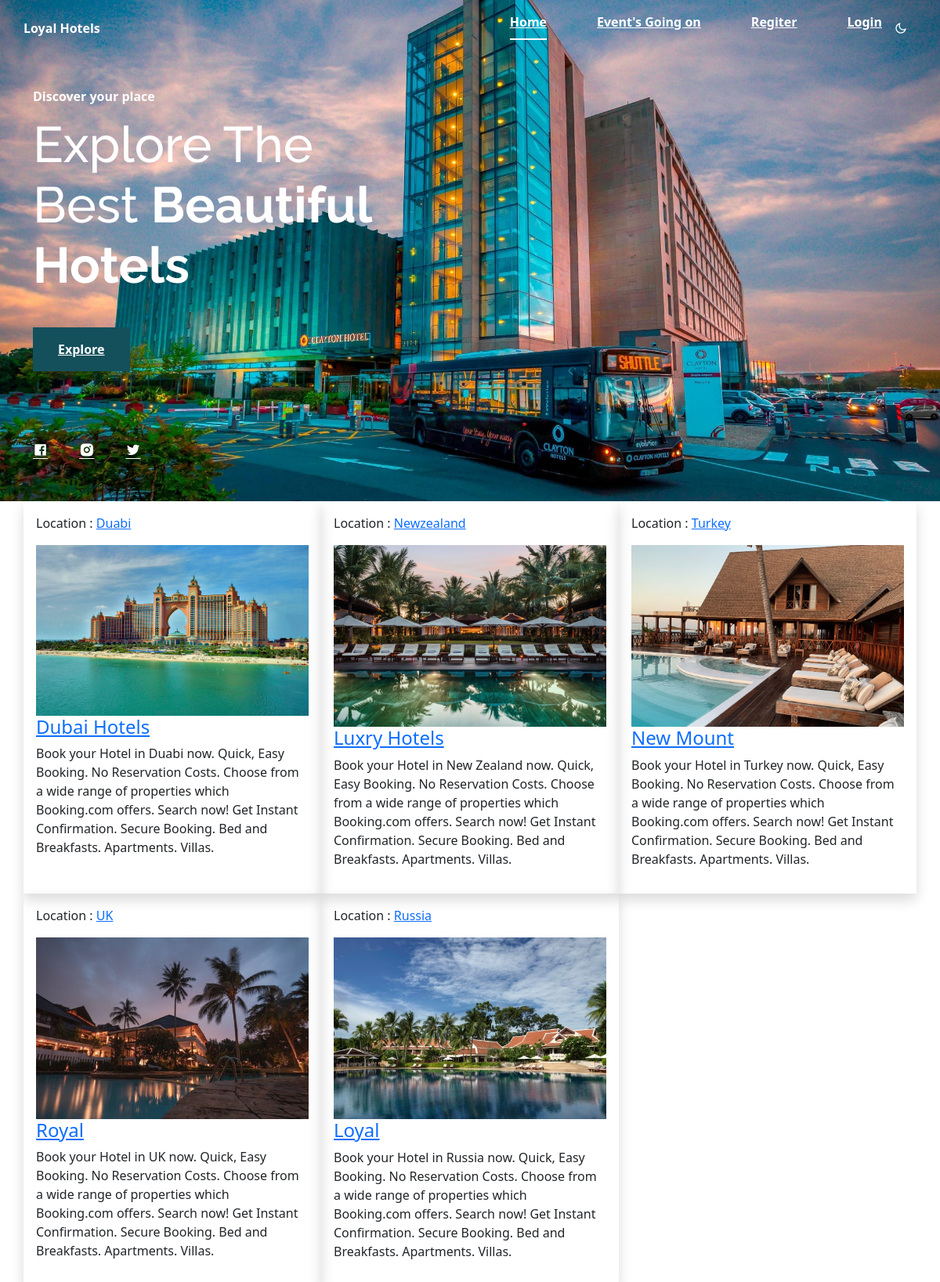
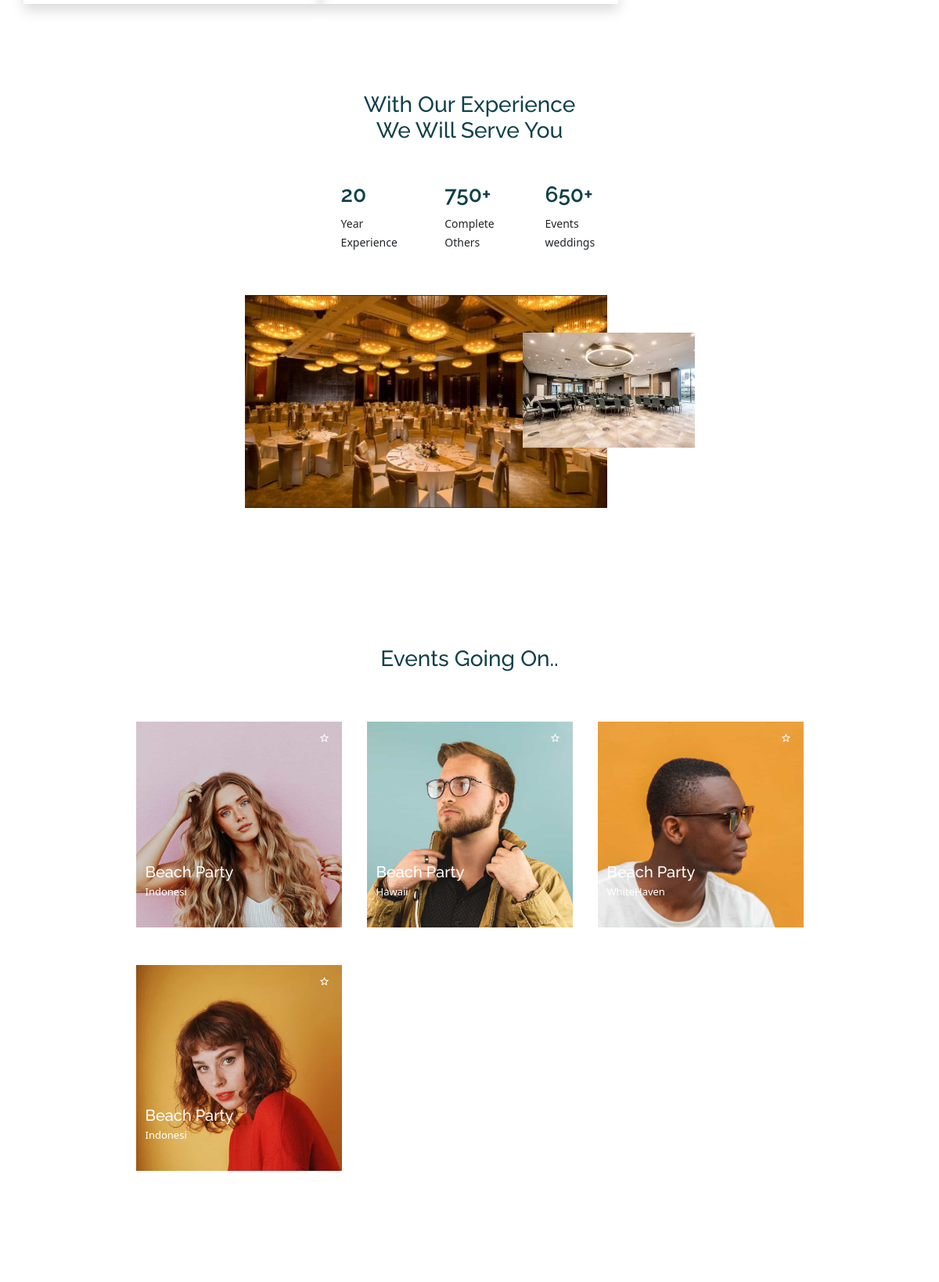
The page / (upper part) on the database its author committed (2 pictures, top to bottom).
### src/models.py (models this page shows, shortened)
class hotels(models.Model):
    name = models.CharField(max_length=100)
    location = models.CharField(max_length=100)
    price = models.PositiveIntegerField(default=0)
    description = models.TextField()
    image1 = models.ImageField(upload_to='images/')

class events_going(models.Model):
    event_name = models.CharField(max_length=100)
    event_location = models.CharField(max_length=100)
    event_image = models.ImageField(upload_to='event_images')

### src/views.py (the view)
# urls.py: path('', home, name='home'),
def home(request):
    hots=hotels.objects.all().order_by("-id")
    events=events_going.objects.all()
    context={
        'hotels':hots,
        'events':events
    }
    return render(request, 'home.html' , context)

### src/templates/home.html (shortened to what this page needs)
{% extends 'base.html' %}
{% block content %}
{% load static %}
   <section class="home" id="home">
    <img src="{% static 'assets/img/cy.jpg' %}" alt="" class="home__img">
    <div class="home__container container grid">
        <div class="home__data">
            <span class="home__data-subtitle">Discover your place</span>
            <h1 class="home__data-title">Explore The <br> Best <b>Beautiful <br> Hotels</b></h1>
            <a href="#explore" class="button">Explore</a>
        </div>
        <div class="home__social">
            <a href="https://www.facebook.com/" target="_blank" class="home__social-link">
                <i class="ri-facebook-box-fill"></i>
            </a>
            <a href="https://www.instagram.com/" target="_blank" class="home__social-link">
                <i class="ri-instagram-fill"></i>
            </a>
            <a href="https://twitter.com/" target="_blank" class="home__social-link">
                <i class="ri-twitter-fill"></i>
            </a>
        </div>
    </div>
</section>
<link href="https://cdn.jsdelivr.net/npm/bootstrap@5.1.3/dist/css/bootstrap.min.css" rel="stylesheet">
<section id="explore">
<div class="container">
    <div class="row">
        {% for hotel in hotels %}
        <div class="col-xl-4 col-lg-4 col-md-6 col-sm-6 shadow p-3">
          <div class="card-style-1 mb-30">
            <div class="card-meta">
              <div class="text">
                <p class="text-sm text-medium">
                  Location : <a href="#0">{{hotel.location}}</a>
                </p>
              </div>
            </div>
            <div class="card-image">
              <a href="#0">
                <img
                  src="{{hotel.image1.url}}"
                  alt=""
                />
              </a>
            </div>
            <div class="card-content">
              <h4><a href="{% url 'book-hotel' hotel.id %}"> {{hotel.name}} </a></h4>
              <p>
                {{hotel.description}}
              </p>
            </div>
          </div>
        </div>
        {% endfor %}
      </div>
</div>
</section>
<section class="experience section">
    <h2 class="section__title">With Our Experience <br> We Will Serve You</h2>
    <div class="experience__container container grid">
        <div class="experience__content grid">
            <div class="experience__data">
                <h2 class="experience__number">20</h2>
                <span class="experience__description">Year <br> Experience</span>
            </div>
            <div class="experience__data">
                <h2 class="experience__number">750+</h2>
                <span class="experience__description">Complete <br> Others</span>
            </div>
            <div class="experience__data">
                <h2 class="experience__number">650+</h2>
                <span class="experience__description">Events <br> weddings</span>
            </div>
        </div>
        <div class="experience__img grid">
            <div class="experience__overlay">
                <img src="{% static 'assets/img/show.jpg' %}" alt="" class="experience__img-one">
            </div>
            <div class="experience__overlay">
                <img src="{% static 'assets/img/show2.jpg' %}" alt="" class="experience__img-two">
            </div>
        </div>
    </div>
</section>
<section class="place section" id="about">
    <h2 class="section__title">Events Going On..</h2>
    <div class="place__container container grid">
        {% for event in events %}
        <div class="place__card">
            <img src="{{event.event_image.url}}" alt="" class="place__img">
            <div class="place__content">
                <span class="place__rating">
                    <i class="ri-star-line place__rating-icon"></i>
                </span>
                <div class="place__data">
                    <h3 class="place__title">{{event.event_name}}</h3>
                    <span class="place__subtitle">{{event.event_location}}</span>
                </div>
            </div>
        </div>
        {% endfor %}
    </div>
</section>
<section class="subscribe section">
</section>
{% endblock %}

### rows shown on the page
hotels: location "Duabi", image1 (picture), name "Dubai Hotels", description "Book your Hotel in Duabi now. Quick, Easy Booking. No Reservation Costs. Choose from a wide range of properties which Booking.com offers. Search now! Get Instant Confirmation. Secure Booking. Bed and Breakfasts. Apartments. Villas."
hotels: location "Newzealand", image1 (picture), name "Luxry Hotels", description "Book your Hotel in New Zealand now. Quick, Easy Booking. No Reservation Costs. Choose from a wide range of properties which Booking.com offers. Search now! Get Instant Confirmation. Secure Booking. Bed and Breakfasts. Apartments. Villas."
hotels: location "Turkey", image1 (picture), name "New Mount", description "Book your Hotel in Turkey now. Quick, Easy Booking. No Reservation Costs. Choose from a wide range of properties which Booking.com offers. Search now! Get Instant Confirmation. Secure Booking. Bed and Breakfasts. Apartments. Villas."
hotels: location "UK", image1 (picture), name "Royal", description "Book your Hotel in UK now. Quick, Easy Booking. No Reservation Costs. Choose from a wide range of properties which Booking.com offers. Search now! Get Instant Confirmation. Secure Booking. Bed and Breakfasts. Apartments. Villas."
hotels: location "Russia", image1 (picture), name "Loyal", description "Book your Hotel in Russia now. Quick, Easy Booking. No Reservation Costs. Choose from a wide range of properties which Booking.com offers. Search now! Get Instant Confirmation. Secure Booking. Bed and Breakfasts. Apartments. Villas."
events_going: event_image (picture), event_name "Beach Party", event_location "Indonesi"
events_going: event_image (picture), event_name "Beach Party", event_location "Hawaii"
events_going: event_image (picture), event_name "Beach Party", event_location "WhiteHaven"
events_going: event_image (picture), event_name "Beach Party", event_location "Indonesi"
